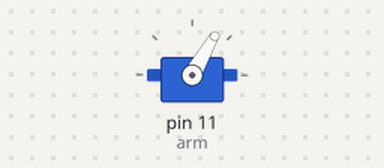
A sketch run on a simulated Arduino Uno, built with avr-gcc and run on an emulated ATmega328P. On the bench: servo.

Above: at 0.05 s.
Timing chart, 0 to 5.8 s (numbered marks = the images above):
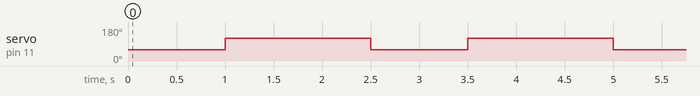

The sketch:

Solo_Arm.ino
```cpp
#include <Servo.h>
Servo arm;
Servo claw;


void setup() {
  arm.attach(11);
}

void loop() {
  armUp();
  delay(1000);

  armDown();
  delay(1500);
}


void Stop() {
  arm.write(90);
}


void armUp() {
  arm.write(60);
}

void armDown() {
  arm.write(120);
}
```

Measured:
- by itself, servo on pin 11 (arm): alternates 120° for 1.5 s and 60° for 1.0 s
